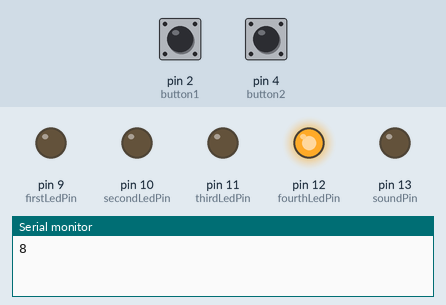
Simulated run of this sketch. Board: Arduino Uno, built with avr-gcc and run on an emulated ATmega328P. On the bench: output pins drawn as LEDs (lit = HIGH), the last lines printed to the serial monitor. The test bench sets the inputs (shaded band); at power-on: pin 2 (button1) HIGH, pin 4 (button2) HIGH. Random numbers use the default seed unless the sketch sets one.

Above: at 1.2 s.
1.3 s: pin 2 (button1) pulled LOW for 0.15 s
At 3.5 s:
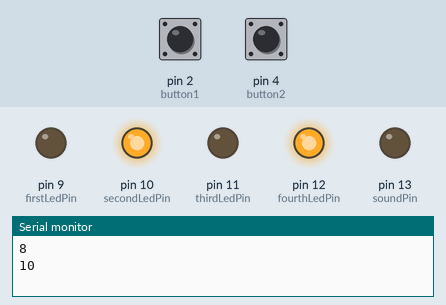
4.0 s: pin 4 (button2) pulled LOW for 0.15 s
At 5.5 s:
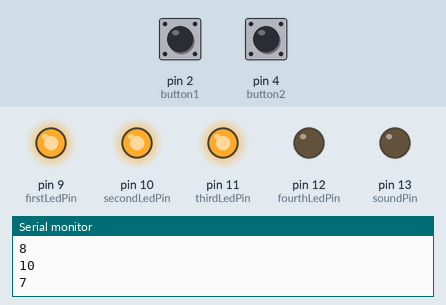
6.7 s: pin 2 (button1) pulled LOW for 1 s
At 10.0 s:
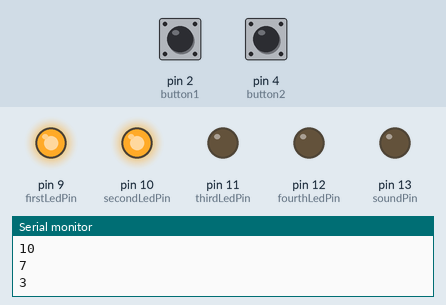
10.3 s: pin 4 (button2) pulled LOW for 1 s
At 12.8 s:
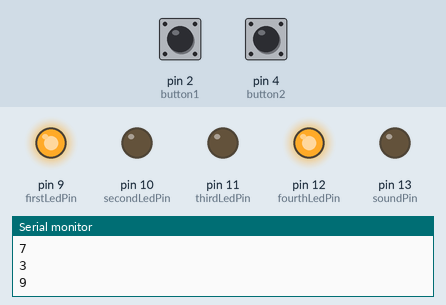
13.9 s: pin 2 (button1) pulled LOW for 0.15 s
At 15.4 s:
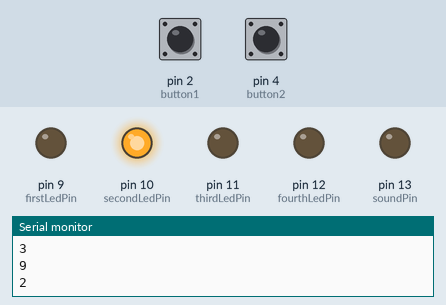
16.6 s: pin 4 (button2) pulled LOW for 0.15 s
At 18.7 s:
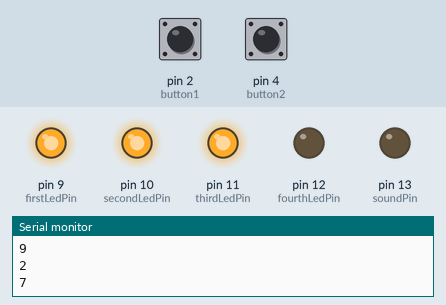
Timing chart, 0 to 19.4 s (numbered marks = the images above; inputs shaded):
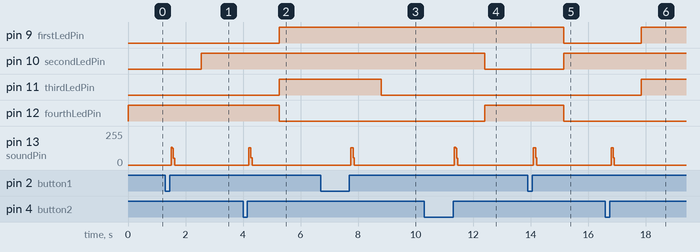

The sketch:

isItEven.ino
```cpp
/**
 * Is It Odd
 *
 * Simple game that asks the user to decide if a displayed 4-bit binary number
 * indicated by the lights is even. Yeah...not too difficult if you know how to read binary numbers.
 *
 * Simple experiment in wiring up LEDs, Piezo element, and buttons after working through the
 * ARDX experimentation kit.
  */


/**
 * LED Pins showing the current number
 */
const int firstLedPin =  9;      // the number of the LED pin
const int secondLedPin =  10;      // the number of the LED pin
const int thirdLedPin =  11;      // the number of the LED pin
const int fourthLedPin =  12;      // the number of the LED pin

/**
 * Button Pins
 */
const int button1 = 2; // The NO pin
const int button2 = 4; // The YES pin

/**
 * Sound
 */
const int soundPin = 13;
const int tones[] = { 1915, 956 };

/**
 * Game Variables
 */
// Current Answer
int randomNumber = 99;
boolean isEven = -1;
boolean buttonPressed = false;
boolean buttonHasBeenReleased = false;
boolean answer = -1;

void setup() {

  // Serial for debugging
  Serial.begin(9600);

  // Initialize LEDs
  pinMode(firstLedPin, OUTPUT);
  pinMode(secondLedPin, OUTPUT);
  pinMode(thirdLedPin, OUTPUT);
  pinMode(fourthLedPin, OUTPUT);

  // Initialize Buttons
  pinMode(button1, INPUT);
  pinMode(button2, INPUT);

  // Sound
  pinMode(soundPin, OUTPUT);

  // Setup first answer
  displayNewNumber();
}

void loop() {
  // read the state of the pushbutton value:
  int button1State = digitalRead(button1);  // NO
  int button2State = digitalRead(button2);  // YES

  if (buttonPressed && (button1State == HIGH && button2State == HIGH)) {
     buttonPressed = false;
     buttonHasBeenReleased = true;
  }

  // Answer has been submitted
  if (button1State == LOW || button2State == LOW) {
    buttonPressed = true;

    // Now check game logic
    if (button1State == LOW) {  // Button1 == NO
      answer = false;
    } else if (button2State == LOW) { // Button2 == YES
      answer = true;
    }
  }

  // Check answer once it's been released
  if (buttonHasBeenReleased) {
    buttonHasBeenReleased = false;

    if (isEven) {
      if (answer) {
        playCorrectSound();
      } else {
        playErrorSound();
      }
    } else {
      if (answer) {
        playErrorSound();
      } else {
        playCorrectSound();
      }
    }

    delay(1000);
    displayNewNumber();
  }

}

void displayNewNumber() {

  digitalWrite(firstLedPin, LOW);
  digitalWrite(secondLedPin, LOW);
  digitalWrite(thirdLedPin, LOW);
  digitalWrite(fourthLedPin, LOW);

  int newRandom = random(1, 15);
  if (newRandom == randomNumber) {
    displayNewNumber();
    return;
  } else {
    randomNumber = newRandom;
  }

  if (randomNumber % 2 == 0) {
    isEven = true;
  } else {
    isEven = false;
  }

  Serial.println(randomNumber);

  int bit1 = randomNumber & B00000001;
  int bit2 = randomNumber & B00000010;
  int bit3 = randomNumber & B00000100;
  int bit4 = randomNumber & B00001000;

  if (bit1 == 1) {
    digitalWrite(firstLedPin, HIGH);
  }
  if (bit2 == 2) {
    digitalWrite(secondLedPin, HIGH);
  }
  if (bit3 == 4) {
    digitalWrite(thirdLedPin, HIGH);
  }
  if (bit4 == 8) {
    digitalWrite(fourthLedPin, HIGH);
  }
}

/**
 * Sounds
 */
void playCorrectSound() {
  playSound(tones[1]);
}

void playErrorSound() {
  playSound(tones[0]);
}

void playSound(int tone) {
  for (long i = 0; i < 100000L; i += tone * 2) {
    digitalWrite(soundPin, HIGH);
    delayMicroseconds(tone);
    digitalWrite(soundPin, LOW);
    delayMicroseconds(tone);
  }
}
```

Measured:
- after the input at 1.3 s, pin 10 (secondLedPin): LOW → HIGH after 1.3 s; pin 13 (soundPin): 0/255 → 133/255 after 0.20 s, → 124/255 0.04 s later, → 49/255 0.04 s later, → 0/255 0.04 s later
- after the input at 4.0 s, pin 9 (firstLedPin), pin 11 (thirdLedPin): LOW → HIGH after 1.3 s; pin 12 (fourthLedPin): HIGH → LOW after 1.3 s; pin 13 (soundPin): 0/255 → 128/255 after 0.19 s, → 0/255 0.08 s later
- after the input at 6.7 s, pin 11 (thirdLedPin): HIGH → LOW after 2.1 s; pin 13 (soundPin): 0/255 → 128/255 after 1.0 s, → 0/255 0.08 s later
- after the input at 10.3 s, pin 10 (secondLedPin): HIGH → LOW after 2.1 s; pin 12 (fourthLedPin): LOW → HIGH after 2.1 s; pin 13 (soundPin): 0/255 → 133/255 after 1.0 s, → 124/255 0.04 s later, → 49/255 0.04 s later, → 0/255 0.04 s later
- after the input at 13.9 s, pin 9 (firstLedPin), pin 12 (fourthLedPin): HIGH → LOW after 1.3 s; pin 10 (secondLedPin): LOW → HIGH after 1.3 s; pin 13 (soundPin): 0/255 → 128/255 after 0.19 s, → 0/255 0.08 s later
- after the input at 16.6 s, pin 9 (firstLedPin), pin 11 (thirdLedPin): LOW → HIGH after 1.3 s; pin 13 (soundPin): 0/255 → 128/255 after 0.19 s, → 0/255 0.08 s later
